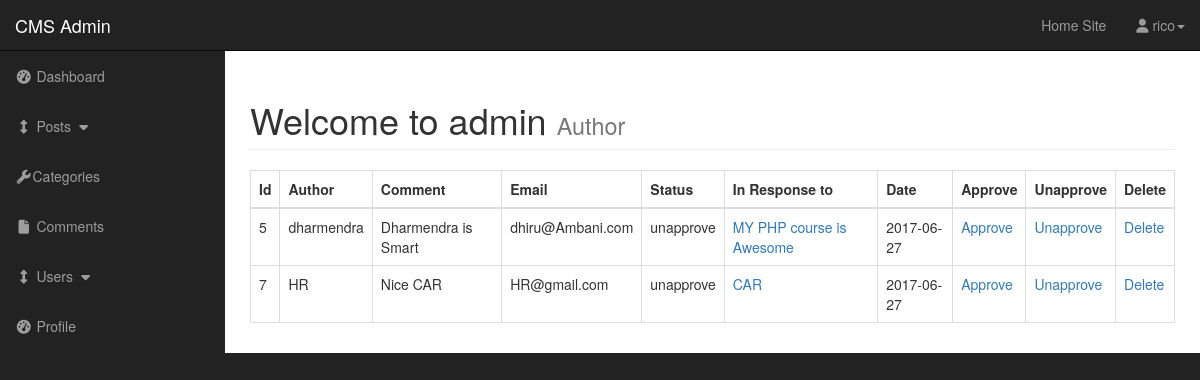
/cms/admin/comments.php (signed in), run on the app's committed database.
### tables this page shows
CREATE TABLE `comments` (
  `comment_id` int(3) NOT NULL,
  `comment_post_id` int(3) NOT NULL,
  `comment_author` varchar(255) NOT NULL,
  `comment_email` varchar(255) NOT NULL,
  `comment_content` text NOT NULL,
  `comment_status` varchar(255) NOT NULL,
  `comment_date` date NOT NULL
);

CREATE TABLE `posts` (
  `post_id` int(3) NOT NULL,
  `post_category_id` int(3) NOT NULL,
  `post_title` varchar(255) NOT NULL,
  `post_author` varchar(255) NOT NULL,
  `post_date` date NOT NULL,
  `post_image` text NOT NULL,
  `post_content` text NOT NULL,
  `post_tags` varchar(255) NOT NULL,
  `post_comment_count` varchar(255) NOT NULL,
  `post_status` varchar(255) NOT NULL DEFAULT 'draft'
);

### cms/admin/includes/view_all_comments.php (the view, shortened to what this page needs)
 <table class="table table-bordered table-hover">
                          <thead>
                            <tr>
                            <th>Id</th>
                            <th>Author</th>
                            <th>Comment</th>
                            <th>Email</th>
                            <th>Status</th>
                            <th>In Response to</th>
                              <th>Date</th>
                               <th>Approve</th>
                                <th>Unapprove</th>
                                 <th>Delete</th>
                            </thead>
                        <tbody>
                        <?php
                         $query=  "SELECT * FROM comments";
$select_comments=mysqli_query($connection,$query);
 while ($row=mysqli_fetch_assoc($select_comments)) {
$comment_id=$row['comment_id'];
$comment_post_id=$row['comment_post_id'];
$comment_author=$row['comment_author'];
$comment_content=$row['comment_content'];
$comment_email=$row['comment_email'];
$comment_status=$row['comment_status'];
$comment_date=$row['comment_date'];
echo "<tr>";
echo "<td>$comment_id</td>";
echo "<td>$comment_author</td>";
echo "<td>$comment_content</td>";
echo "<td>$comment_email</td>";
echo "<td>$comment_status</td>";
$query="SELECT * FROM posts WHERE post_id=$comment_post_id";
$select_post_id_query=mysqli_query($connection,$query);
while ($row=mysqli_fetch_assoc($select_post_id_query)) {
  $post_id=$row['post_id'];
    $post_title=$row['post_title'];
    echo "<td><a href='../post/post.php?p_id=$post_id'>$post_title</a></td>";
}
echo "<td>$comment_date</td>";
echo "<td><a href='comments.php?approve=$comment_id'> Approve</a></td>";
echo "<td><a href='comments.php?unapprove=$comment_id'>Unapprove</a></td>";
echo "<td><a href='comments.php?delete=$comment_id'> Delete</a></td>";
echo "</tr>";
  }
  ?>
                            </tbody>
                             </table>

### cms/admin/css/sb-admin.css (style rules this page uses)
body { margin-top: 100px; background-color: #222; }
@media (min-width:768px) { body { margin-top: 50px; } }

### data on the page
comments: comment_id "5", comment_author "dharmendra", comment_content "Dharmendra is Smart", comment_email "dhiru@Ambani.com", comment_status "unapprove", comment_date "2017-06-27"
posts: post_title "MY PHP course is Awesome"
comments: comment_id "7", comment_author "HR", comment_content "Nice CAR", comment_email "HR@gmail.com", comment_status "unapprove", comment_date "2017-06-27"
posts: post_title "CAR"

### other printed values
$_SESSION['username'] "rico"
